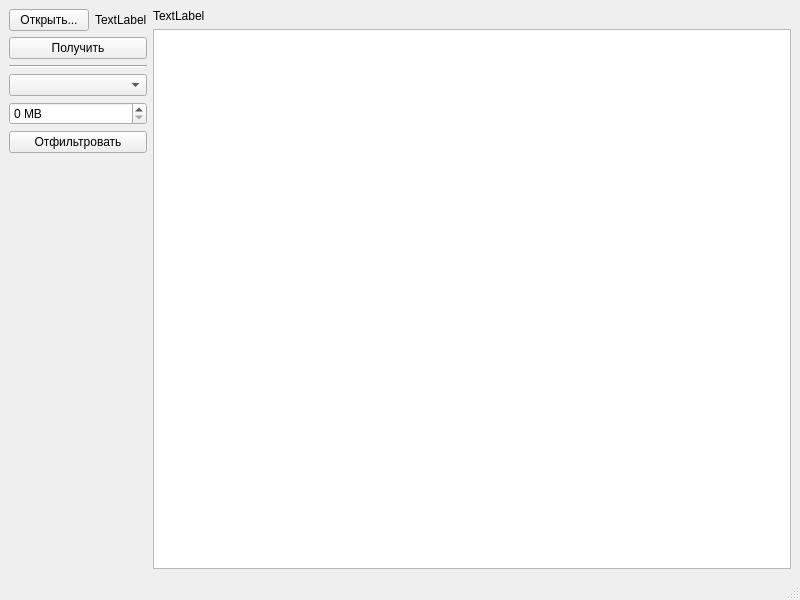
<?xml version="1.0" encoding="UTF-8"?>
<ui version="4.0">
 <class>MainWindow</class>
 <widget class="QMainWindow" name="MainWindow">
  <property name="geometry">
   <rect>
    <x>0</x>
    <y>0</y>
    <width>800</width>
    <height>600</height>
   </rect>
  </property>
  <property name="windowTitle">
   <string>MainWindow</string>
  </property>
  <widget class="QWidget" name="centralwidget">
   <layout class="QHBoxLayout" name="horizontalLayout_2">
    <item>
     <layout class="QVBoxLayout" name="verticalLayout">
      <item>
       <layout class="QHBoxLayout" name="horizontalLayout">
        <item>
         <widget class="QPushButton" name="btnSelectFile">
          <property name="text">
           <string>Открыть...</string>
          </property>
         </widget>
        </item>
        <item>
         <widget class="QLabel" name="label">
          <property name="text">
           <string>TextLabel</string>
          </property>
         </widget>
        </item>
       </layout>
      </item>
      <item>
       <widget class="QPushButton" name="btnStart">
        <property name="text">
         <string>Получить</string>
        </property>
       </widget>
      </item>
      <item>
       <widget class="Line" name="line">
        <property name="orientation">
         <enum>Qt::Horizontal</enum>
        </property>
       </widget>
      </item>
      <item>
       <widget class="QComboBox" name="comboBox"/>
      </item>
      <item>
       <widget class="QSpinBox" name="spinBox">
        <property name="suffix">
         <string> MB</string>
        </property>
        <property name="minimum">
         <number>0</number>
        </property>
       </widget>
      </item>
      <item>
       <widget class="QPushButton" name="btnFilter">
        <property name="text">
         <string>Отфильтровать</string>
        </property>
       </widget>
      </item>
      <item>
       <spacer name="verticalSpacer">
        <property name="orientation">
         <enum>Qt::Vertical</enum>
        </property>
        <property name="sizeHint" stdset="0">
         <size>
          <width>20</width>
          <height>40</height>
         </size>
        </property>
       </spacer>
      </item>
     </layout>
    </item>
    <item>
     <layout class="QVBoxLayout" name="verticalLayout_2">
      <item>
       <layout class="QHBoxLayout" name="horizontalLayout_3">
        <item>
         <widget class="QLabel" name="labelSize">
          <property name="text">
           <string>TextLabel</string>
          </property>
         </widget>
        </item>
       </layout>
      </item>
      <item>
       <widget class="QListWidget" name="listWidget"/>
      </item>
     </layout>
    </item>
   </layout>
  </widget>
  <widget class="QMenuBar" name="menubar">
   <property name="geometry">
    <rect>
     <x>0</x>
     <y>0</y>
     <width>800</width>
     <height>22</height>
    </rect>
   </property>
  </widget>
  <widget class="QStatusBar" name="statusbar"/>
 </widget>
 <resources/>
 <connections/>
</ui>
